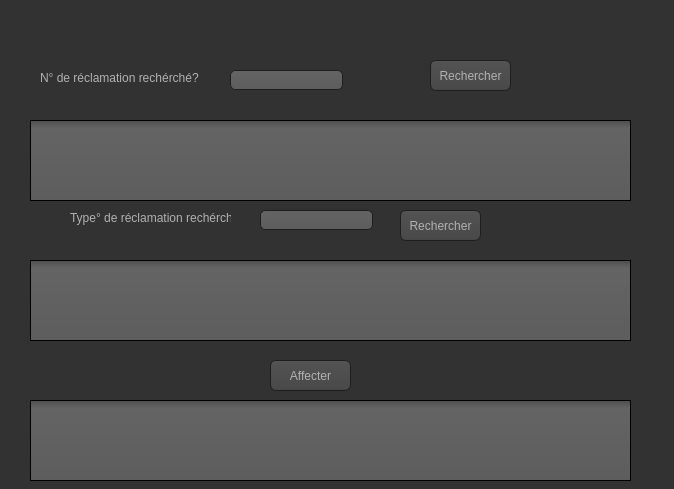
<?xml version="1.0" encoding="UTF-8"?>
<ui version="4.0">
 <class>Affectation</class>
 <widget class="QDialog" name="Affectation">
  <property name="geometry">
   <rect>
    <x>0</x>
    <y>0</y>
    <width>674</width>
    <height>489</height>
   </rect>
  </property>
  <property name="windowTitle">
   <string>Dialog</string>
  </property>
  <property name="styleSheet">
   <string notr="true">QToolTip
{
     border: 1px solid black;
     background-color: #ffa02f;
     padding: 1px;
     border-radius: 3px;
     opacity: 100;
}

QWidget
{
    color: #b1b1b1;
    background-color: #323232;
}

QWidget:item:hover
{
    background-color: QLinearGradient( x1: 0, y1: 0, x2: 0, y2: 1, stop: 0 #ffa02f, stop: 1 #ca0619);
    color: #000000;
}

QWidget:item:selected
{
    background-color: QLinearGradient( x1: 0, y1: 0, x2: 0, y2: 1, stop: 0 #ffa02f, stop: 1 #d7801a);
}

QMenuBar::item
{
    background: transparent;
}

QMenuBar::item:selected
{
    background: transparent;
    border: 1px solid #ffaa00;
}

QMenuBar::item:pressed
{
    background: #444;
    border: 1px solid #000;
    background-color: QLinearGradient(
        x1:0, y1:0,
        x2:0, y2:1,
        stop:1 #212121,
        stop:0.4 #343434/*,
        stop:0.2 #343434,
        stop:0.1 #ffaa00*/
    );
    margin-bottom:-1px;
    padding-bottom:1px;
}

QMenu
{
    border: 1px solid #000;
}

QMenu::item
{
    padding: 2px 20px 2px 20px;
}

QMenu::item:selected
{
    color: #000000;
}

QWidget:disabled
{
    color: #404040;
    background-color: #323232;
}

QAbstractItemView
{
    background-color: QLinearGradient( x1: 0, y1: 0, x2: 0, y2: 1, stop: 0 #4d4d4d, stop: 0.1 #646464, stop: 1 #5d5d5d);
}

QWidget:focus
{
    /*border: 2px solid QLinearGradient( x1: 0, y1: 0, x2: 0, y2: 1, stop: 0 #ffa02f, stop: 1 #d7801a);*/
}

QLineEdit
{
    background-color: QLinearGradient( x1: 0, y1: 0, x2: 0, y2: 1, stop: 0 #4d4d4d, stop: 0 #646464, stop: 1 #5d5d5d);
    padding: 1px;
    border-style: solid;
    border: 1px solid #1e1e1e;
    border-radius: 5;
}

QPushButton
{
    color: #b1b1b1;
    background-color: QLinearGradient( x1: 0, y1: 0, x2: 0, y2: 1, stop: 0 #565656, stop: 0.1 #525252, stop: 0.5 #4e4e4e, stop: 0.9 #4a4a4a, stop: 1 #464646);
    border-width: 1px;
    border-color: #1e1e1e;
    border-style: solid;
    border-radius: 6;
    padding: 3px;
    font-size: 12px;
    padding-left: 5px;
    padding-right: 5px;
}

QPushButton:pressed
{
    background-color: QLinearGradient( x1: 0, y1: 0, x2: 0, y2: 1, stop: 0 #2d2d2d, stop: 0.1 #2b2b2b, stop: 0.5 #292929, stop: 0.9 #282828, stop: 1 #252525);
}

QComboBox
{
    selection-background-color: #ffaa00;
    background-color: QLinearGradient( x1: 0, y1: 0, x2: 0, y2: 1, stop: 0 #565656, stop: 0.1 #525252, stop: 0.5 #4e4e4e, stop: 0.9 #4a4a4a, stop: 1 #464646);
    border-style: solid;
    border: 1px solid #1e1e1e;
    border-radius: 5;
}

QComboBox:hover,QPushButton:hover
{
    border: 2px solid QLinearGradient( x1: 0, y1: 0, x2: 0, y2: 1, stop: 0 #ffa02f, stop: 1 #d7801a);
}


QComboBox:on
{
    padding-top: 3px;
    padding-left: 4px;
    background-color: QLinearGradient( x1: 0, y1: 0, x2: 0, y2: 1, stop: 0 #2d2d2d, stop: 0.1 #2b2b2b, stop: 0.5 #292929, stop: 0.9 #282828, stop: 1 #252525);
    selection-background-color: #ffaa00;
}

QComboBox QAbstractItemView
{
    border: 2px solid darkgray;
    selection-background-color: QLinearGradient( x1: 0, y1: 0, x2: 0, y2: 1, stop: 0 #ffa02f, stop: 1 #d7801a);
}

QComboBox::drop-down
{
     subcontrol-origin: padding;
     subcontrol-position: top right;
     width: 15px;

     border-left-width: 0px;
     border-left-color: darkgray;
     border-left-style: solid; /* just a single line */
     border-top-right-radius: 3px; /* same radius as the QComboBox */
     border-bottom-right-radius: 3px;
 }

QComboBox::down-arrow
{
     image: url(:/down_arrow.png);
}

QGroupBox:focus
{
border: 2px solid QLinearGradient( x1: 0, y1: 0, x2: 0, y2: 1, stop: 0 #ffa02f, stop: 1 #d7801a);
}

QTextEdit:focus
{
    border: 2px solid QLinearGradient( x1: 0, y1: 0, x2: 0, y2: 1, stop: 0 #ffa02f, stop: 1 #d7801a);
}

QScrollBar:horizontal {
     border: 1px solid #222222;
     background: QLinearGradient( x1: 0, y1: 0, x2: 0, y2: 1, stop: 0.0 #121212, stop: 0.2 #282828, stop: 1 #484848);
     height: 7px;
     margin: 0px 16px 0 16px;
}

QScrollBar::handle:horizontal
{
      background: QLinearGradient( x1: 0, y1: 0, x2: 1, y2: 0, stop: 0 #ffa02f, stop: 0.5 #d7801a, stop: 1 #ffa02f);
      min-height: 20px;
      border-radius: 2px;
}

QScrollBar::add-line:horizontal {
      border: 1px solid #1b1b19;
      border-radius: 2px;
      background: QLinearGradient( x1: 0, y1: 0, x2: 1, y2: 0, stop: 0 #ffa02f, stop: 1 #d7801a);
      width: 14px;
      subcontrol-position: right;
      subcontrol-origin: margin;
}

QScrollBar::sub-line:horizontal {
      border: 1px solid #1b1b19;
      border-radius: 2px;
      background: QLinearGradient( x1: 0, y1: 0, x2: 1, y2: 0, stop: 0 #ffa02f, stop: 1 #d7801a);
      width: 14px;
     subcontrol-position: left;
     subcontrol-origin: margin;
}

QScrollBar::right-arrow:horizontal, QScrollBar::left-arrow:horizontal
{
      border: 1px solid black;
      width: 1px;
      height: 1px;
      background: white;
}

QScrollBar::add-page:horizontal, QScrollBar::sub-page:horizontal
{
      background: none;
}

QScrollBar:vertical
{
      background: QLinearGradient( x1: 0, y1: 0, x2: 1, y2: 0, stop: 0.0 #121212, stop: 0.2 #282828, stop: 1 #484848);
      width: 7px;
      margin: 16px 0 16px 0;
      border: 1px solid #222222;
}

QScrollBar::handle:vertical
{
      background: QLinearGradient( x1: 0, y1: 0, x2: 0, y2: 1, stop: 0 #ffa02f, stop: 0.5 #d7801a, stop: 1 #ffa02f);
      min-height: 20px;
      border-radius: 2px;
}

QScrollBar::add-line:vertical
{
      border: 1px solid #1b1b19;
      border-radius: 2px;
      background: QLinearGradient( x1: 0, y1: 0, x2: 0, y2: 1, stop: 0 #ffa02f, stop: 1 #d7801a);
      height: 14px;
      subcontrol-position: bottom;
      subcontrol-origin: margin;
}

QScrollBar::sub-line:vertical
{
      border: 1px solid #1b1b19;
      border-radius: 2px;
      background: QLinearGradient( x1: 0, y1: 0, x2: 0, y2: 1, stop: 0 #d7801a, stop: 1 #ffa02f);
      height: 14px;
      subcontrol-position: top;
      subcontrol-origin: margin;
}

QScrollBar::up-arrow:vertical, QScrollBar::down-arrow:vertical
{
      border: 1px solid black;
      width: 1px;
      height: 1px;
      background: white;
}


QScrollBar::add-page:vertical, QScrollBar::sub-page:vertical
{
      background: none;
}

QTextEdit
{
    background-color: #242424;
}

QPlainTextEdit
{
    background-color: #242424;
}

QHeaderView::section
{
    background-color: QLinearGradient(x1:0, y1:0, x2:0, y2:1, stop:0 #616161, stop: 0.5 #505050, stop: 0.6 #434343, stop:1 #656565);
    color: white;
    padding-left: 4px;
    border: 1px solid #6c6c6c;
}

QCheckBox:disabled
{
color: #414141;
}

QDockWidget::title
{
    text-align: center;
    spacing: 3px; /* spacing between items in the tool bar */
    background-color: QLinearGradient(x1:0, y1:0, x2:0, y2:1, stop:0 #323232, stop: 0.5 #242424, stop:1 #323232);
}

QDockWidget::close-button, QDockWidget::float-button
{
    text-align: center;
    spacing: 1px; /* spacing between items in the tool bar */
    background-color: QLinearGradient(x1:0, y1:0, x2:0, y2:1, stop:0 #323232, stop: 0.5 #242424, stop:1 #323232);
}

QDockWidget::close-button:hover, QDockWidget::float-button:hover
{
    background: #242424;
}

QDockWidget::close-button:pressed, QDockWidget::float-button:pressed
{
    padding: 1px -1px -1px 1px;
}

QMainWindow::separator
{
    background-color: QLinearGradient(x1:0, y1:0, x2:0, y2:1, stop:0 #161616, stop: 0.5 #151515, stop: 0.6 #212121, stop:1 #343434);
    color: white;
    padding-left: 4px;
    border: 1px solid #4c4c4c;
    spacing: 3px; /* spacing between items in the tool bar */
}

QMainWindow::separator:hover
{

    background-color: QLinearGradient(x1:0, y1:0, x2:0, y2:1, stop:0 #d7801a, stop:0.5 #b56c17 stop:1 #ffa02f);
    color: white;
    padding-left: 4px;
    border: 1px solid #6c6c6c;
    spacing: 3px; /* spacing between items in the tool bar */
}

QToolBar::handle
{
     spacing: 3px; /* spacing between items in the tool bar */
     background: url(:/images/handle.png);
}

QMenu::separator
{
    height: 2px;
    background-color: QLinearGradient(x1:0, y1:0, x2:0, y2:1, stop:0 #161616, stop: 0.5 #151515, stop: 0.6 #212121, stop:1 #343434);
    color: white;
    padding-left: 4px;
    margin-left: 10px;
    margin-right: 5px;
}

QProgressBar
{
    border: 2px solid grey;
    border-radius: 5px;
    text-align: center;
}

QProgressBar::chunk
{
    background-color: #d7801a;
    width: 2.15px;
    margin: 0.5px;
}

QTabBar::tab {
    color: #b1b1b1;
    border: 1px solid #444;
    border-bottom-style: none;
    background-color: #323232;
    padding-left: 10px;
    padding-right: 10px;
    padding-top: 3px;
    padding-bottom: 2px;
    margin-right: -1px;
}

QTabWidget::pane {
    border: 1px solid #444;
    top: 1px;
}

QTabBar::tab:last
{
    margin-right: 0; /* the last selected tab has nothing to overlap with on the right */
    border-top-right-radius: 3px;
}

QTabBar::tab:first:!selected
{
 margin-left: 0px; /* the last selected tab has nothing to overlap with on the right */


    border-top-left-radius: 3px;
}

QTabBar::tab:!selected
{
    color: #b1b1b1;
    border-bottom-style: solid;
    margin-top: 3px;
    background-color: QLinearGradient(x1:0, y1:0, x2:0, y2:1, stop:1 #212121, stop:.4 #343434);
}

QTabBar::tab:selected
{
    border-top-left-radius: 3px;
    border-top-right-radius: 3px;
    margin-bottom: 0px;
}

QTabBar::tab:!selected:hover
{
    /*border-top: 2px solid #ffaa00;
    padding-bottom: 3px;*/
    border-top-left-radius: 3px;
    border-top-right-radius: 3px;
    background-color: QLinearGradient(x1:0, y1:0, x2:0, y2:1, stop:1 #212121, stop:0.4 #343434, stop:0.2 #343434, stop:0.1 #ffaa00);
}

QRadioButton::indicator:checked, QRadioButton::indicator:unchecked{
    color: #b1b1b1;
    background-color: #323232;
    border: 1px solid #b1b1b1;
    border-radius: 6px;
}

QRadioButton::indicator:checked
{
    background-color: qradialgradient(
        cx: 0.5, cy: 0.5,
        fx: 0.5, fy: 0.5,
        radius: 1.0,
        stop: 0.25 #ffaa00,
        stop: 0.3 #323232
    );
}

QCheckBox::indicator{
    color: #b1b1b1;
    background-color: #323232;
    border: 1px solid #b1b1b1;
    width: 9px;
    height: 9px;
}

QRadioButton::indicator
{
    border-radius: 6px;
}

QRadioButton::indicator:hover, QCheckBox::indicator:hover
{
    border: 1px solid #ffaa00;
}

QCheckBox::indicator:checked
{
    image:url(:/images/checkbox.png);
}

QCheckBox::indicator:disabled, QRadioButton::indicator:disabled
{
    border: 1px solid #444;
}</string>
  </property>
  <widget class="QLabel" name="label_7">
   <property name="geometry">
    <rect>
     <x>40</x>
     <y>70</y>
     <width>161</width>
     <height>16</height>
    </rect>
   </property>
   <property name="text">
    <string>N° de réclamation rechérché?</string>
   </property>
  </widget>
  <widget class="QPushButton" name="pb_Rechercher">
   <property name="geometry">
    <rect>
     <x>430</x>
     <y>60</y>
     <width>81</width>
     <height>31</height>
    </rect>
   </property>
   <property name="text">
    <string>Rechercher</string>
   </property>
  </widget>
  <widget class="QLineEdit" name="lineEdit_rechercher1">
   <property name="geometry">
    <rect>
     <x>230</x>
     <y>70</y>
     <width>113</width>
     <height>20</height>
    </rect>
   </property>
  </widget>
  <widget class="QTableView" name="tabreclamation_3">
   <property name="geometry">
    <rect>
     <x>30</x>
     <y>120</y>
     <width>601</width>
     <height>81</height>
    </rect>
   </property>
   <property name="tabletTracking">
    <bool>false</bool>
   </property>
  </widget>
  <widget class="QTableView" name="tabreclamation_6">
   <property name="geometry">
    <rect>
     <x>30</x>
     <y>260</y>
     <width>601</width>
     <height>81</height>
    </rect>
   </property>
   <property name="tabletTracking">
    <bool>false</bool>
   </property>
  </widget>
  <widget class="QPushButton" name="pb_Rechercher_2">
   <property name="geometry">
    <rect>
     <x>400</x>
     <y>210</y>
     <width>81</width>
     <height>31</height>
    </rect>
   </property>
   <property name="text">
    <string>Rechercher</string>
   </property>
  </widget>
  <widget class="QLineEdit" name="lineEdit_rechercher_3">
   <property name="geometry">
    <rect>
     <x>260</x>
     <y>210</y>
     <width>113</width>
     <height>20</height>
    </rect>
   </property>
  </widget>
  <widget class="QLabel" name="label_20">
   <property name="geometry">
    <rect>
     <x>70</x>
     <y>210</y>
     <width>161</width>
     <height>16</height>
    </rect>
   </property>
   <property name="text">
    <string>Type° de réclamation rechérché?</string>
   </property>
  </widget>
  <widget class="QTableView" name="tabreclamation_7">
   <property name="geometry">
    <rect>
     <x>30</x>
     <y>400</y>
     <width>601</width>
     <height>81</height>
    </rect>
   </property>
   <property name="tabletTracking">
    <bool>false</bool>
   </property>
  </widget>
  <widget class="QPushButton" name="pb_Affecter">
   <property name="geometry">
    <rect>
     <x>270</x>
     <y>360</y>
     <width>81</width>
     <height>31</height>
    </rect>
   </property>
   <property name="text">
    <string>Affecter</string>
   </property>
  </widget>
 </widget>
 <resources/>
 <connections/>
</ui>
